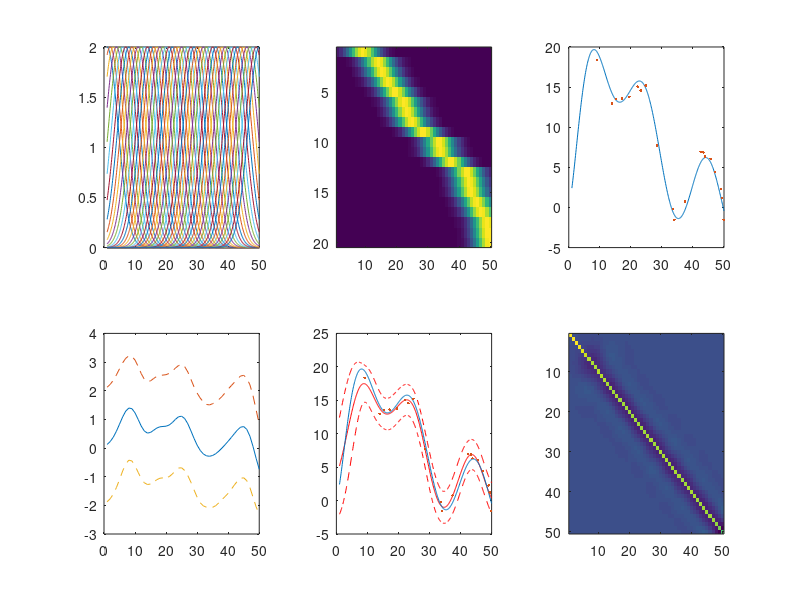

Source code (MATLAB):
%nonlinear regression in matlab
close all
clear all
randn('seed',1);
rand('seed',2);

beta=1;
alpha=1;
xTrain=[sort(rand(20,1))*50];
xPlot=linspace(1,50,501)';
N=numel(xTrain);
NPlot=numel(xPlot);

yofxTrue=@(x)(100*(.01*x.^2.*exp(-x/6)+.05*sin(x/pi)));
yTrue=yofxTrue(xPlot);
tTrain=yofxTrue(xTrain)+randn(size(xTrain));


%make basis functions

zofx=@(x)(2*exp(-(repmat(x,1,50)-repmat([1:50],numel(x),1)).^2/25));

zTrain=zofx(xTrain);


%xxtop=xTrain'*xTrain;
%xtopy=xTrain'*yTrain;

%w=(xxtop+alpha/beta*eye(size(xxtop)))\xtopy;

SN=inv(eye(50)*alpha+beta*zTrain'*zTrain);
mupost=SN*beta*(zTrain'*tTrain);
B=zofx(xPlot);
mupred=B*mupost;
SNpred=B*SN*B'+eye(numel(xPlot))*1/beta;

stdpost=sqrt(diag(SN));
stdpred=sqrt(diag(SNpred));

subplot(2,3,1)
plot(xPlot,B);

subplot(2,3,2)
imagesc(zTrain)

subplot(2,3,3)
plot(xPlot,yTrue);
hold on
plot(xTrain,tTrain,'.')


subplot(2,3,4)
plot(mupost)
hold on
plot(mupost+2*stdpost,'--')
plot(mupost-2*stdpost,'--')



subplot(2,3,5)
plot(xPlot,mupred,'r')
hold on
plot(xPlot,yTrue);
plot(xTrain,tTrain,'.')
plot(xPlot,mupred-2*stdpred,'r--')
plot(xPlot,mupred+2*stdpred,'r--')



subplot(2,3,6)
imagesc(SN)



save HomeWork5 xTrain tTrain xPlot 
